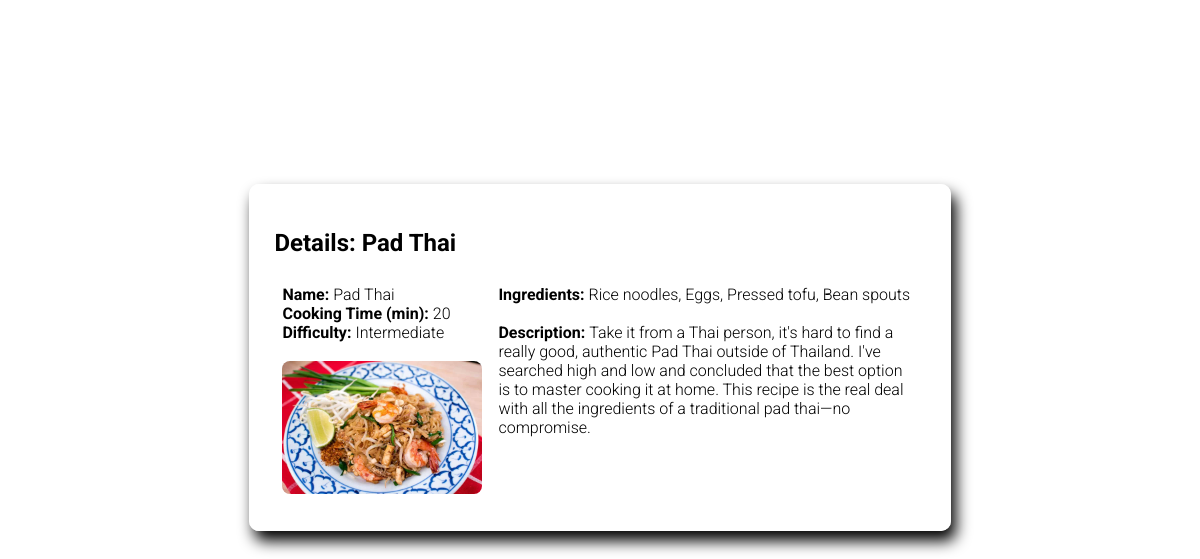
Screenshot of /list/6 (signed in) with the database file from the repository.
### recipes/models.py (models this page shows, shortened)
class Recipe(models.Model):
    name = models.CharField(max_length=255)
    cooking_time = models.IntegerField(help_text='in minutes')
    ingredients = models.TextField()
    description = models.TextField(default='description')
    pic = models.ImageField(upload_to='recipes', default='food-photo.jpg')
    def calculate_difficulty(self):
        difficulty = None
        ingredients = self.ingredients.split(', ')
        if self.cooking_time < 10 and len(ingredients) < 7:
            difficulty = 'Easy'
        elif self.cooking_time < 10 and len(ingredients) >= 7:
            difficulty = 'Medium'
        elif self.cooking_time >= 10 and len(ingredients) <= 6:
            difficulty = 'Intermediate'
        else:
            difficulty = 'Hard'
        return difficulty

### recipes/views.py (the view)
# urls.py: path('list/<pk>', RecipeDetailView.as_view(), name='detail'),
class RecipeDetailView(LoginRequiredMixin, DetailView):
    model = Recipe
    template_name = 'recipes/detail.html'

### recipes/templates/recipes/detail.html (shortened to what this page needs)
{% load static %}
<!DOCTYPE html>
<html lang="en">
<head>
    <link rel="stylesheet" type="text/css" href="{% static 'recipe/css/styles.css' %}">
</head>
<div class="details_modal">
    <h2>Details: {{object.name}}</h2>
    <div class="details_body">
        <div class="details_short">
            <b>Name: </b> {{object.name}} <br>
            <b>Cooking Time (min): </b> {{object.cooking_time}} <br>
            <b>Difficulty: </b> {{object.calculate_difficulty}} <br><br>
            <img src="{{object.pic.url}}" width="200" />
        </div>
        <div class="details_long">
            <b>Ingredients: </b> {{object.ingredients}} <br><br>
            <b>Description: </b> {{object.description}} <br>
        </div>
    </div>
</div>
</html>

### static/recipe/css/styles.css (style rules this page uses)
.details_modal { width: 55%; background-color: rgba(255, 255, 255, 0.8); border-radius: 10px; padding: 25px; box-shadow: 5px 10px 15px; margin: 0 auto; margin-top: 23vh; font-family: 'Roboto', sans-serif; font-weight: 300; }
.details_body { display: flex; }
.details_short, .details_long { padding: 8px; }
.details_short img { border-radius: 8px; }

### rows the page displays
Recipe: name "Pad Thai", cooking_time "20", calculate_difficulty "Intermediate", pic (picture), ingredients "Rice noodles, Eggs, Pressed tofu, Bean spouts", description "Take it from a Thai person, it's hard to find a really good, authentic Pad Thai outside of Thailand. I've searched high and low and concluded that the best option is to master cooking it at home. This recipe is the real deal with all the ingredients of a traditional pad thai—no compromise."
